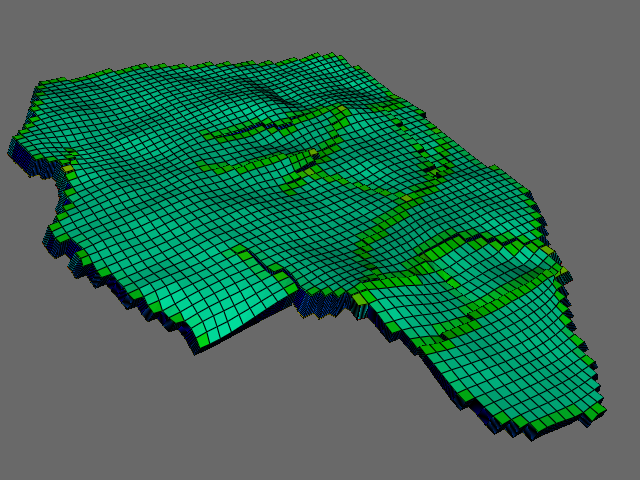

This chart was generated by the following Python code:
#!/usr/bin/env python

# Load the UNISIM-II-D reservoir model as an unstructured grid, convert
# it to an explicit structured grid, and color by connectivity flags.

import os
from pathlib import Path

# Factory overrides: importing these modules registers the OpenGL rendering
# and interaction style implementations for vtkRenderingCore factory classes.
import vtkmodules.vtkInteractionStyle  # noqa: F401
import vtkmodules.vtkRenderingOpenGL2  # noqa: F401
# VTK pipeline classes used in this example
from vtkmodules.vtkFiltersCore import vtkUnstructuredGridToExplicitStructuredGrid
from vtkmodules.vtkIOXML import vtkXMLUnstructuredGridReader
from vtkmodules.vtkRenderingCore import (
    vtkActor,
    vtkDataSetMapper,
    vtkRenderWindow,
    vtkRenderWindowInteractor,
    vtkRenderer,
)

# Colors (normalized RGB)
dim_gray_rgb = (0.412, 0.412, 0.412)

# Data: locate the UNISIM-II-D.vtu file
data_dir = Path(os.environ.get("VPE_DATA_DIR", Path(__file__).parent))

# Reader: load the unstructured grid from a VTU file
reader = vtkXMLUnstructuredGridReader()
reader.SetFileName(str(data_dir / "UNISIM-II-D.vtu"))
reader.Update()

# Convert: unstructured grid → explicit structured grid
converter = vtkUnstructuredGridToExplicitStructuredGrid()
converter.GlobalWarningDisplayOff()
converter.SetInputConnection(reader.GetOutputPort())
converter.SetInputArrayToProcess(0, 0, 0, 1, "BLOCK_I")
converter.SetInputArrayToProcess(1, 0, 0, 1, "BLOCK_J")
converter.SetInputArrayToProcess(2, 0, 0, 1, "BLOCK_K")
converter.Update()

# Connectivity: compute face connectivity flags and set as active scalars
explicit_grid = converter.GetOutput()
explicit_grid.ComputeFacesConnectivityFlagsArray()
explicit_grid.GetCellData().SetActiveScalars("ConnectivityFlags")
connectivity_scalars = explicit_grid.GetCellData().GetArray("ConnectivityFlags")

# Mapper: map the grid to graphics primitives colored by connectivity flags
mapper = vtkDataSetMapper()
mapper.SetInputData(explicit_grid)
mapper.SetColorModeToMapScalars()
mapper.SetScalarRange(connectivity_scalars.GetRange())

# Actor: assign the mapped geometry with visible edges
actor = vtkActor()
actor.SetMapper(mapper)
actor.GetProperty().EdgeVisibilityOn()

# Renderer: assemble the scene and configure the camera
renderer = vtkRenderer()
renderer.AddActor(actor)
renderer.SetBackground(dim_gray_rgb)

# Render window: display the rendered scene
render_window = vtkRenderWindow()
render_window.AddRenderer(renderer)
render_window.SetWindowName("load esgrid")
render_window.SetMultiSamples(0)
render_window.SetSize(640, 480)

# Interactor: handle mouse and keyboard events
render_window_interactor = vtkRenderWindowInteractor()
render_window_interactor.SetRenderWindow(render_window)

# Scene: configure the camera
renderer.GetActiveCamera().SetPosition(312452.407650, 7474760.406373, 3507.364723)
renderer.GetActiveCamera().SetFocalPoint(314388.388434, 7481520.509575, -2287.477388)
renderer.GetActiveCamera().SetViewUp(0.089920, 0.633216, 0.768734)
renderer.GetActiveCamera().SetDistance(9111.926908)
renderer.GetActiveCamera().SetClippingRange(595.217338, 19595.429475)

# Start: launch the interactive visualization
render_window_interactor.Initialize()
render_window_interactor.Start()
